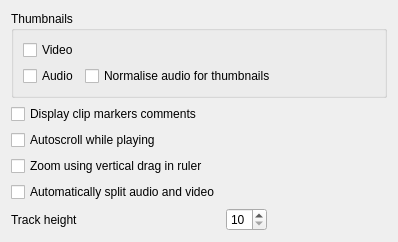
<?xml version="1.0" encoding="UTF-8"?>
<ui version="4.0">
 <class>ConfigTimeline_UI</class>
 <widget class="QWidget" name="ConfigTimeline_UI">
  <property name="geometry">
   <rect>
    <x>0</x>
    <y>0</y>
    <width>398</width>
    <height>213</height>
   </rect>
  </property>
  <layout class="QGridLayout" name="gridLayout_2">
   <item row="0" column="0" colspan="3">
    <widget class="QGroupBox" name="groupBox">
     <property name="title">
      <string>Thumbnails</string>
     </property>
     <layout class="QGridLayout" name="gridLayout">
      <item row="0" column="0">
       <widget class="QCheckBox" name="kcfg_videothumbnails">
        <property name="text">
         <string>Video</string>
        </property>
       </widget>
      </item>
      <item row="0" column="1">
       <spacer name="horizontalSpacer">
        <property name="orientation">
         <enum>Qt::Horizontal</enum>
        </property>
        <property name="sizeHint" stdset="0">
         <size>
          <width>96</width>
          <height>20</height>
         </size>
        </property>
       </spacer>
      </item>
      <item row="1" column="0">
       <widget class="QCheckBox" name="kcfg_audiothumbnails">
        <property name="text">
         <string>Audio</string>
        </property>
       </widget>
      </item>
      <item row="1" column="1">
       <widget class="QCheckBox" name="kcfg_normaliseaudiothumbs">
        <property name="text">
         <string>Normalise audio for thumbnails</string>
        </property>
       </widget>
      </item>
     </layout>
    </widget>
   </item>
   <item row="1" column="0" colspan="2">
    <widget class="QCheckBox" name="kcfg_showmarkers">
     <property name="text">
      <string>Display clip markers comments</string>
     </property>
    </widget>
   </item>
   <item row="2" column="0" colspan="3">
    <widget class="QCheckBox" name="kcfg_autoscroll">
     <property name="text">
      <string>Autoscroll while playing</string>
     </property>
    </widget>
   </item>
   <item row="5" column="0">
    <widget class="QLabel" name="label">
     <property name="text">
      <string>Track height</string>
     </property>
    </widget>
   </item>
   <item row="5" column="1">
    <widget class="QSpinBox" name="kcfg_trackheight">
     <property name="minimum">
      <number>10</number>
     </property>
     <property name="value">
      <number>10</number>
     </property>
    </widget>
   </item>
   <item row="5" column="2">
    <spacer name="horizontalSpacer_2">
     <property name="orientation">
      <enum>Qt::Horizontal</enum>
     </property>
     <property name="sizeHint" stdset="0">
      <size>
       <width>166</width>
       <height>20</height>
      </size>
     </property>
    </spacer>
   </item>
   <item row="7" column="1">
    <spacer name="verticalSpacer">
     <property name="orientation">
      <enum>Qt::Vertical</enum>
     </property>
     <property name="sizeHint" stdset="0">
      <size>
       <width>20</width>
       <height>23</height>
      </size>
     </property>
    </spacer>
   </item>
   <item row="3" column="0" colspan="3">
    <widget class="QCheckBox" name="kcfg_verticalzoom">
     <property name="text">
      <string>Zoom using vertical drag in ruler</string>
     </property>
    </widget>
   </item>
   <item row="4" column="0">
    <widget class="QCheckBox" name="kcfg_splitaudio">
     <property name="text">
      <string>Automatically split audio and video</string>
     </property>
    </widget>
   </item>
  </layout>
 </widget>
 <resources/>
 <connections/>
</ui>
